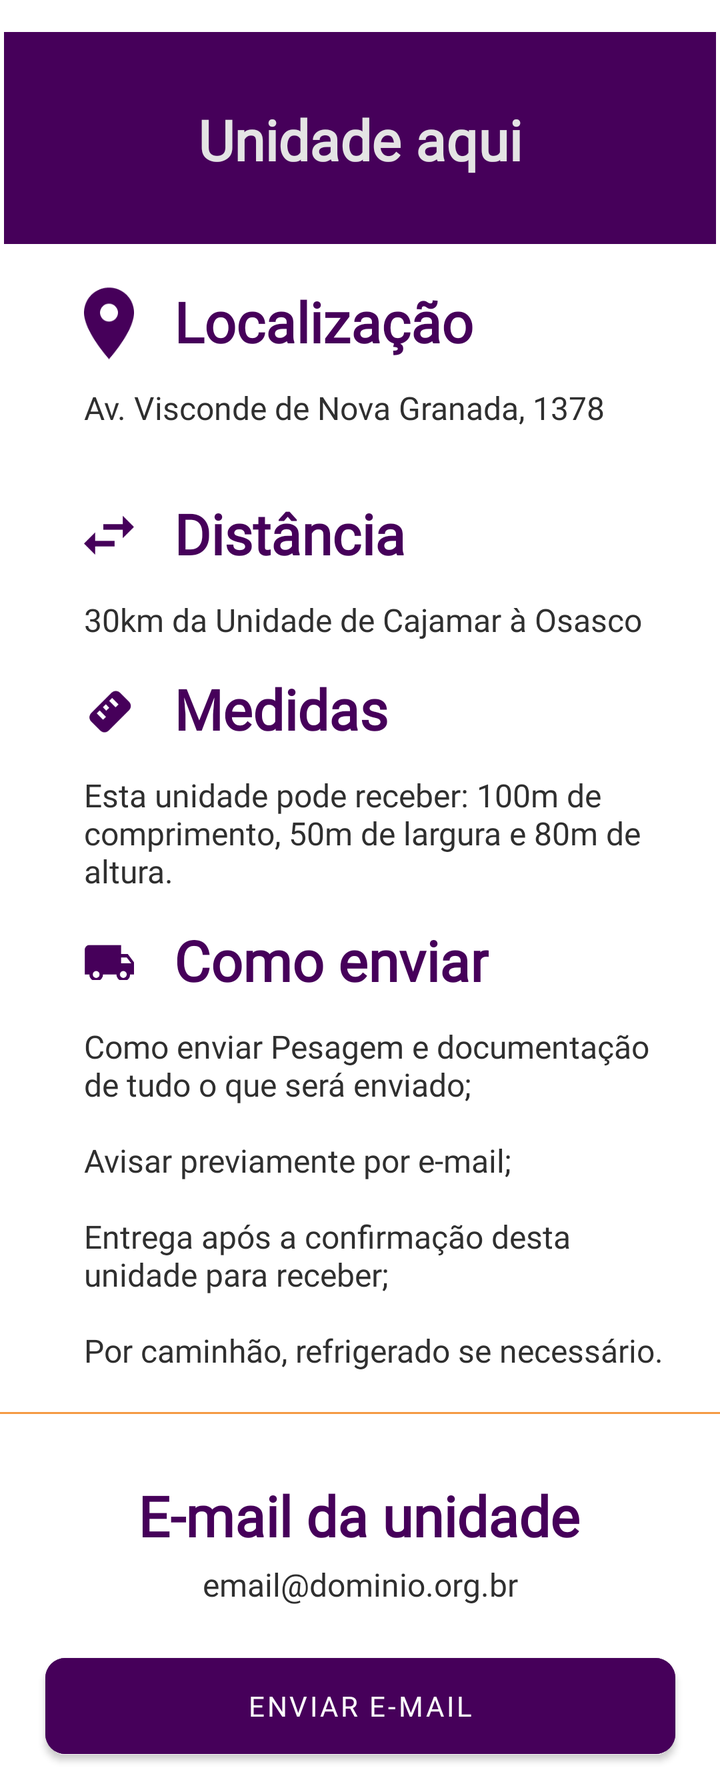
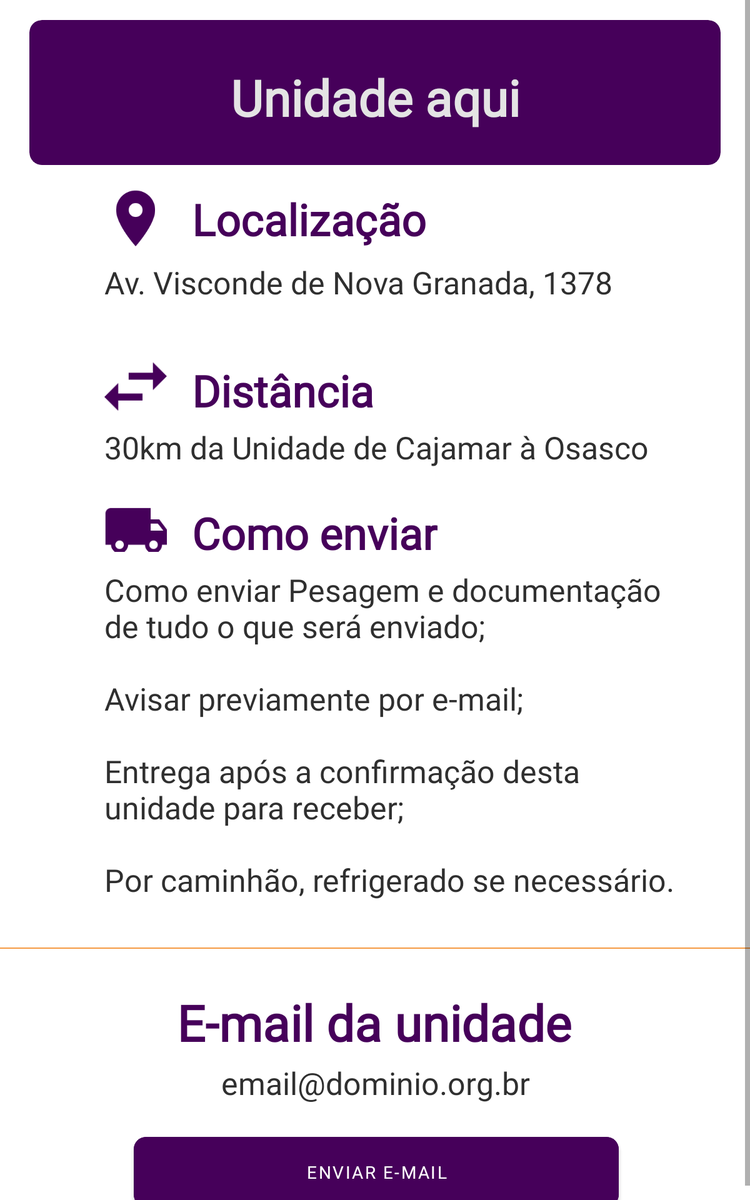

An Android layout and its configuration variant, each rendered on a device that would load it. The default file and the variant file are quoted in full after the pictures.
<!-- AndroidManifest.xml: application theme Theme.AppFluxar -->
<!-- res/layout/fragment_navigation_unit_details.xml -->
<?xml version="1.0" encoding="utf-8"?>
<ScrollView xmlns:android="http://schemas.android.com/apk/res/android"
    xmlns:tools="http://schemas.android.com/tools"
    xmlns:app="http://schemas.android.com/apk/res-auto"
    android:layout_width="match_parent"
    android:layout_height="match_parent"
    tools:context=".ui.fragment.NavigationUnitDetails">

    <androidx.constraintlayout.widget.ConstraintLayout
        android:layout_width="match_parent"
        android:layout_height="match_parent">

        <ProgressBar
            android:id="@+id/loadingProgress"
            android:layout_width="wrap_content"
            android:layout_height="wrap_content"
            android:layout_marginTop="200dp"
            android:visibility="gone"
            app:layout_constraintEnd_toEndOf="parent"
            app:layout_constraintStart_toStartOf="parent"
            app:layout_constraintTop_toTopOf="parent" />

        <TextView
            android:id="@+id/loadingText"
            android:layout_width="wrap_content"
            android:layout_height="wrap_content"
            android:layout_marginTop="16dp"
            android:text="Carregando informações da unidade..."
            android:visibility="gone"
            app:layout_constraintEnd_toEndOf="parent"
            app:layout_constraintStart_toStartOf="parent"
            app:layout_constraintTop_toBottomOf="@+id/loadingProgress" />

        <LinearLayout
            android:id="@+id/errorLayout"
            android:layout_width="match_parent"
            android:layout_height="wrap_content"
            android:layout_margin="32dp"
            android:orientation="vertical"
            android:gravity="center"
            android:visibility="gone"
            app:layout_constraintBottom_toBottomOf="parent"
            app:layout_constraintEnd_toEndOf="parent"
            app:layout_constraintStart_toStartOf="parent"
            app:layout_constraintTop_toTopOf="parent">

            <TextView
                android:id="@+id/errorText"
                android:layout_width="match_parent"
                android:layout_height="wrap_content"
                android:text="Erro ao carregar informações"
                android:textAlignment="center"
                android:textColor="@android:color/holo_red_dark"
                android:textSize="16sp"
                android:layout_marginBottom="16dp" />

            <Button
                android:id="@+id/retryButton"
                android:layout_width="wrap_content"
                android:layout_height="wrap_content"
                android:text="Tentar Novamente" />

        </LinearLayout>

        <TextView
            android:id="@+id/locationText"
            android:layout_width="291dp"
            android:layout_height="40dp"
            android:layout_marginTop="12dp"
            android:fontFamily="@font/roboto"
            android:text="Av. Visconde de Nova Granada, 1378"
            android:textColor="@color/preto"
            android:textSize="16dp"
            app:layout_constraintStart_toStartOf="@+id/locationIcon"
            app:layout_constraintTop_toBottomOf="@+id/locationIcon" />

        <TextView
            android:id="@+id/locationTitle"
            android:layout_width="wrap_content"
            android:layout_height="wrap_content"
            android:layout_marginStart="20dp"
            android:fontFamily="@font/montserrat_bold"
            android:text="Localização"
            android:textColor="@color/roxo_principal"
            android:textSize="28dp"
            android:textStyle="bold"
            app:layout_constraintStart_toEndOf="@+id/locationIcon"
            app:layout_constraintTop_toTopOf="@+id/locationIcon" />

        <ImageView
            android:id="@+id/locationIcon"
            android:layout_width="25dp"
            android:layout_height="39dp"
            android:layout_marginStart="40dp"
            android:layout_marginTop="20dp"
            android:src="@drawable/location_icon"
            app:layout_constraintStart_toStartOf="@+id/quadradoUnidade"
            app:layout_constraintTop_toBottomOf="@+id/quadradoUnidade" />

        <com.google.android.material.card.MaterialCardView
            android:id="@+id/quadradoUnidade"
            android:layout_width="356dp"
            android:layout_height="106dp"
            android:layout_margin="16dp"
            android:layout_marginTop="36dp"
            android:backgroundTint="@color/roxo_principal"
            app:cardCornerRadius="0dp"
            app:cardPreventCornerOverlap="false"
            app:cardElevation="0dp"
            app:shapeAppearanceOverlay="@style/TopRoundedCard"
            app:layout_constraintEnd_toEndOf="parent"
            app:layout_constraintStart_toStartOf="parent"
            app:layout_constraintTop_toTopOf="parent"/>

        <TextView
            android:id="@+id/unitName"
            android:layout_width="wrap_content"
            android:layout_height="wrap_content"
            android:layout_marginTop="35dp"
            android:fontFamily="@font/montserrat_bold"
            android:text="Unidade aqui"
            android:textColor="@color/cinza_claro"
            android:textSize="28dp"
            android:textStyle="bold"
            app:layout_constraintEnd_toEndOf="@+id/quadradoUnidade"
            app:layout_constraintStart_toStartOf="@+id/quadradoUnidade"
            app:layout_constraintTop_toTopOf="@+id/quadradoUnidade" />

        <ImageView
            android:id="@+id/distanceIcon"
            android:layout_width="25dp"
            android:layout_height="39dp"
            android:layout_marginTop="15dp"
            android:src="@drawable/distance_icon"
            app:layout_constraintStart_toStartOf="@+id/locationText"
            app:layout_constraintTop_toBottomOf="@+id/locationText" />

        <TextView
            android:id="@+id/distanceTitle"
            android:layout_width="wrap_content"
            android:layout_height="wrap_content"
            android:layout_marginStart="20dp"
            android:fontFamily="@font/montserrat_bold"
            android:text="Distância"
            android:textColor="@color/roxo_principal"
            android:textSize="28dp"
            android:textStyle="bold"
            app:layout_constraintStart_toEndOf="@+id/distanceIcon"
            app:layout_constraintTop_toTopOf="@+id/distanceIcon" />

        <TextView
            android:id="@+id/distanceText"
            android:layout_width="290dp"
            android:layout_height="wrap_content"
            android:layout_marginTop="12dp"
            android:fontFamily="@font/roboto"
            android:text="30km da Unidade de Cajamar à Osasco"
            android:textColor="@color/preto"
            android:textSize="16dp"
            app:layout_constraintStart_toStartOf="@+id/distanceIcon"
            app:layout_constraintTop_toBottomOf="@+id/distanceIcon" />

        <ImageView
            android:id="@+id/measuresIcon"
            android:layout_width="25dp"
            android:layout_height="39dp"
            android:layout_marginTop="15dp"
            android:src="@drawable/measures_icon"
            app:layout_constraintStart_toStartOf="@+id/distanceText"
            app:layout_constraintTop_toBottomOf="@+id/distanceText" />

        <TextView
            android:id="@+id/measuresTitle"
            android:layout_width="wrap_content"
            android:layout_height="wrap_content"
            android:layout_marginStart="20dp"
            android:fontFamily="@font/montserrat_bold"
            android:text="Medidas"
            android:textColor="@color/roxo_principal"
            android:textSize="28dp"
            android:textStyle="bold"
            app:layout_constraintStart_toEndOf="@+id/measuresIcon"
            app:layout_constraintTop_toTopOf="@+id/measuresIcon" />

        <TextView
            android:id="@+id/measuresText"
            android:layout_width="290dp"
            android:layout_height="wrap_content"
            android:layout_marginTop="12dp"
            android:fontFamily="@font/roboto"
            android:text="Esta unidade pode receber: 100m de comprimento, 50m de largura e 80m de altura."
            android:textColor="@color/preto"
            android:textSize="16dp"
            app:layout_constraintStart_toStartOf="@+id/measuresIcon"
            app:layout_constraintTop_toBottomOf="@+id/measuresIcon" />

        <ImageView
            android:id="@+id/truckIcon"
            android:layout_width="25dp"
            android:layout_height="39dp"
            android:layout_marginTop="15dp"
            android:src="@drawable/truck_icon"
            app:layout_constraintStart_toStartOf="@+id/measuresText"
            app:layout_constraintTop_toBottomOf="@+id/measuresText" />

        <TextView
            android:id="@+id/truckTitle"
            android:layout_width="wrap_content"
            android:layout_height="wrap_content"
            android:layout_marginStart="20dp"
            android:fontFamily="@font/montserrat_bold"
            android:text="Como enviar"
            android:textColor="@color/roxo_principal"
            android:textSize="28dp"
            android:textStyle="bold"
            app:layout_constraintStart_toEndOf="@+id/truckIcon"
            app:layout_constraintTop_toTopOf="@+id/truckIcon" />

        <TextView
            android:id="@+id/truckText"
            android:layout_width="290dp"
            android:layout_height="wrap_content"
            android:layout_marginTop="12dp"
            android:fontFamily="@font/roboto"
            android:text="Como enviar Pesagem e documentação de tudo o que será enviado;
            \n\nAvisar previamente por e-mail;
            \n\nEntrega após a confirmação desta unidade para receber;
            \n\nPor caminhão, refrigerado se necessário."
            android:textColor="@color/preto"
            android:textSize="16dp"
            app:layout_constraintStart_toStartOf="@+id/truckIcon"
            app:layout_constraintTop_toBottomOf="@+id/truckIcon" />

        <View
            android:id="@+id/divider"
            android:layout_width="match_parent"
            android:layout_height="1dp"
            android:layout_marginTop="20dp"
            android:background="@color/laranja_principal"
            app:layout_constraintEnd_toEndOf="parent"
            app:layout_constraintStart_toStartOf="parent"
            app:layout_constraintTop_toBottomOf="@id/truckText" />

        <TextView
            android:id="@+id/emailTitle"
            android:layout_width="wrap_content"
            android:layout_height="wrap_content"
            android:layout_marginTop="32dp"
            android:fontFamily="@font/montserrat_bold"
            android:text="E-mail da unidade"
            android:textColor="@color/roxo_principal"
            android:textSize="28dp"
            android:textStyle="bold"
            app:layout_constraintEnd_toEndOf="parent"
            app:layout_constraintHorizontal_bias="0.497"
            app:layout_constraintStart_toStartOf="parent"
            app:layout_constraintTop_toBottomOf="@id/divider" />

        <TextView
            android:id="@+id/emailText"
            android:layout_width="300dp"
            android:layout_height="wrap_content"
            android:layout_marginTop="5dp"
            android:fontFamily="@font/roboto"
            android:text="email@dominio.org.br"
            android:textAlignment="center"
            android:textColor="@color/preto"
            android:textSize="16dp"
            app:layout_constraintEnd_toEndOf="parent"
            app:layout_constraintStart_toStartOf="parent"
            app:layout_constraintTop_toBottomOf="@+id/emailTitle" />

        <Button
            android:id="@+id/btEnviarEmail"
            android:layout_width="315dp"
            android:layout_height="60dp"
            android:layout_marginTop="20dp"
            android:layout_marginBottom="10dp"
            android:backgroundTint="@color/roxo_principal"
            android:fontFamily="@font/roboto_bold"
            android:text="Enviar e-mail"
            android:textColor="#FFFFFF"
            app:cornerRadius="10dp"
            app:layout_constraintBottom_toBottomOf="parent"
            app:layout_constraintEnd_toEndOf="parent"
            app:layout_constraintHorizontal_bias="0.504"
            app:layout_constraintStart_toStartOf="parent"
            app:layout_constraintTop_toBottomOf="@+id/emailText" />

    </androidx.constraintlayout.widget.ConstraintLayout>
</ScrollView>
<!-- resources referenced by this layout -->
<resources>
  <color name="cinza_claro">#E4E4E4</color>
  <color name="laranja_principal">#F59A44</color>
  <color name="preto">#2F2F2F</color>
  <color name="roxo_principal">#46005A</color>
  <!-- drawable distance_icon: png bitmap (drawable, 737 bytes) -->
  <!-- drawable location_icon: png bitmap (drawable, 2327 bytes) -->
  <!-- drawable measures_icon: png bitmap (drawable, 5783 bytes) -->
  <!-- drawable truck_icon: png bitmap (drawable, 1218 bytes) -->
  <style name="TopRoundedCard" parent="">
          <item name="cornerFamily">rounded</item>
          <item name="cornerSizeTopLeft">10dp</item>
          <item name="cornerSizeTopRight">10dp</item>
          <item name="cornerSizeBottomLeft">0dp</item>
          <item name="cornerSizeBottomRight">0dp</item>
      </style>
  <style name="Theme.AppFluxar" parent="Theme.MaterialComponents.DayNight.DarkActionBar">
          
          <item name="colorPrimary">@color/roxo_principal</item>
          <item name="colorPrimaryVariant">@color/roxo_principal</item>
          <item name="colorOnPrimary">@color/laranja_principal</item>
          
          <item name="colorSecondary">@color/laranja_principal</item>
          <item name="colorSecondaryVariant">@color/laranja_secundario</item>
          <item name="colorOnSecondary">@color/preto</item>
          
          <item name="android:statusBarColor">@color/roxo_principal</item>
          
      </style>
  <color name="laranja_secundario">#FDEDDD</color>
</resources>
<!-- res/layout-sw600dp/fragment_navigation_unit_details.xml (the repository's variant of the layout above) -->
<!-- drawn on a 7-inch tablet held upright -->
<?xml version="1.0" encoding="utf-8"?>
<androidx.constraintlayout.widget.ConstraintLayout xmlns:android="http://schemas.android.com/apk/res/android"
    xmlns:tools="http://schemas.android.com/tools"
    xmlns:app="http://schemas.android.com/apk/res-auto"
    android:layout_width="match_parent"
    android:layout_height="match_parent"
    tools:context=".ui.fragment.UnitDetails">

    <LinearLayout
        android:id="@+id/unitLoadingLayout"
        android:layout_width="match_parent"
        android:layout_height="match_parent"
        android:gravity="center"
        android:orientation="vertical"
        android:background="@android:color/white"
        android:visibility="gone">

        <ProgressBar
            android:id="@+id/unitLoadingProgress"
            android:layout_width="wrap_content"
            android:layout_height="wrap_content"
            android:indeterminateTint="@color/roxo_principal" />

        <TextView
            android:id="@+id/unitLoadingText"
            android:layout_width="wrap_content"
            android:layout_height="wrap_content"
            android:layout_marginTop="16dp"
            android:text="Carregando informações da unidade..."
            android:textColor="@color/roxo_principal"
            android:textSize="16sp" />
    </LinearLayout>

    <LinearLayout
        android:id="@+id/unitErrorLayout"
        android:layout_width="match_parent"
        android:layout_height="match_parent"
        android:gravity="center"
        android:orientation="vertical"
        android:background="@android:color/white"
        android:visibility="gone">

        <TextView
            android:layout_width="wrap_content"
            android:layout_height="wrap_content"
            android:text="❌"
            android:textSize="48sp" />

        <TextView
            android:id="@+id/unitErrorText"
            android:layout_width="300dp"
            android:layout_height="wrap_content"
            android:layout_marginTop="16dp"
            android:text="Erro ao carregar informações da unidade"
            android:textAlignment="center"
            android:textColor="@android:color/holo_red_dark"
            android:textSize="16sp" />

        <Button
            android:id="@+id/unitRetryButton"
            android:layout_width="wrap_content"
            android:layout_height="wrap_content"
            android:layout_marginTop="16dp"
            android:text="Tentar novamente"
            android:backgroundTint="@color/roxo_principal" />
    </LinearLayout>

    <ScrollView
        android:id="@+id/unitContentLayout"
        android:layout_width="match_parent"
        android:layout_height="match_parent"
        android:fillViewport="true"
        android:visibility="visible"
        app:layout_constraintBottom_toBottomOf="parent"
        app:layout_constraintEnd_toEndOf="parent"
        app:layout_constraintStart_toStartOf="parent"
        app:layout_constraintTop_toTopOf="parent">

        <androidx.constraintlayout.widget.ConstraintLayout
            android:layout_width="match_parent"
            android:layout_height="match_parent">

            <TextView
                android:id="@+id/locationText"
                android:layout_width="482dp"
                android:layout_height="65dp"
                android:layout_marginTop="12dp"
                android:fontFamily="@font/roboto"
                android:text="Av. Visconde de Nova Granada, 1378"
                android:textColor="@color/preto"
                android:textSize="25dp"
                app:layout_constraintStart_toStartOf="@+id/locationIcon"
                app:layout_constraintTop_toBottomOf="@+id/locationIcon" />

            <TextView
                android:id="@+id/locationTitle"
                android:layout_width="wrap_content"
                android:layout_height="wrap_content"
                android:layout_marginStart="20dp"
                android:fontFamily="@font/montserrat_bold"
                android:text="Localização"
                android:textColor="@color/roxo_principal"
                android:textSize="35dp"
                android:textStyle="bold"
                app:layout_constraintStart_toEndOf="@+id/locationIcon"
                app:layout_constraintTop_toTopOf="@+id/locationIcon" />

            <ImageView
                android:id="@+id/locationIcon"
                android:layout_width="50dp"
                android:layout_height="45dp"
                android:layout_marginStart="60dp"
                android:layout_marginTop="20dp"
                android:src="@drawable/location_icon"
                app:layout_constraintStart_toStartOf="@+id/quadradoUnidade"
                app:layout_constraintTop_toBottomOf="@+id/quadradoUnidade" />

            <com.google.android.material.card.MaterialCardView
                android:id="@+id/quadradoUnidade"
                android:layout_width="553dp"
                android:layout_height="116dp"
                android:layout_margin="16dp"
                android:layout_marginTop="36dp"
                android:backgroundTint="@color/roxo_principal"
                app:cardCornerRadius="10dp"
                app:cardElevation="0dp"
                app:cardPreventCornerOverlap="false"
                app:layout_constraintEnd_toEndOf="parent"
                app:layout_constraintStart_toStartOf="parent"
                app:layout_constraintTop_toTopOf="parent"
                app:shapeAppearanceOverlay="@style/TopRoundedCard" />

            <TextView
                android:id="@+id/unitName"
                android:layout_width="wrap_content"
                android:layout_height="wrap_content"
                android:layout_marginTop="35dp"
                android:fontFamily="@font/montserrat_bold"
                android:text="Unidade aqui"
                android:textColor="@color/cinza_claro"
                android:textSize="40dp"
                android:textStyle="bold"
                app:layout_constraintEnd_toEndOf="@+id/quadradoUnidade"
                app:layout_constraintStart_toStartOf="@+id/quadradoUnidade"
                app:layout_constraintTop_toTopOf="@+id/quadradoUnidade" />

            <ImageView
                android:id="@+id/distanceIcon"
                android:layout_width="50dp"
                android:layout_height="40dp"
                android:layout_marginTop="15dp"
                android:src="@drawable/distance_icon"
                app:layout_constraintStart_toStartOf="@+id/locationText"
                app:layout_constraintTop_toBottomOf="@+id/locationText" />

            <TextView
                android:id="@+id/distanceTitle"
                android:layout_width="wrap_content"
                android:layout_height="wrap_content"
                android:layout_marginStart="20dp"
                android:fontFamily="@font/montserrat_bold"
                android:text="Distância"
                android:textColor="@color/roxo_principal"
                android:textSize="35dp"
                android:textStyle="bold"
                app:layout_constraintStart_toEndOf="@+id/distanceIcon"
                app:layout_constraintTop_toTopOf="@+id/distanceIcon" />

            <TextView
                android:id="@+id/distanceText"
                android:layout_width="480dp"
                android:layout_height="47dp"
                android:layout_marginTop="12dp"
                android:fontFamily="@font/roboto"
                android:text="30km da Unidade de Cajamar à Osasco"
                android:textColor="@color/preto"
                android:textSize="25dp"
                app:layout_constraintStart_toStartOf="@+id/distanceIcon"
                app:layout_constraintTop_toBottomOf="@+id/distanceIcon" />

            <ImageView
                android:id="@+id/truckIcon"
                android:layout_width="50dp"
                android:layout_height="40dp"
                android:layout_marginTop="15dp"
                android:src="@drawable/truck_icon"
                app:layout_constraintStart_toStartOf="@+id/distanceText"
                app:layout_constraintTop_toBottomOf="@+id/distanceText" />

            <TextView
                android:id="@+id/truckTitle"
                android:layout_width="wrap_content"
                android:layout_height="wrap_content"
                android:layout_marginStart="20dp"
                android:fontFamily="@font/montserrat_bold"
                android:text="Como enviar"
                android:textColor="@color/roxo_principal"
                android:textSize="35dp"
                android:textStyle="bold"
                app:layout_constraintStart_toEndOf="@+id/truckIcon"
                app:layout_constraintTop_toTopOf="@+id/truckIcon" />

            <TextView
                android:id="@+id/truckText"
                android:layout_width="471dp"
                android:layout_height="303dp"
                android:layout_marginTop="12dp"
                android:fontFamily="@font/roboto"
                android:text="Como enviar Pesagem e documentação de tudo o que será enviado;
                \n\nAvisar previamente por e-mail;
                \n\nEntrega após a confirmação desta unidade para receber;
                \n\nPor caminhão, refrigerado se necessário."
                android:textColor="@color/preto"
                android:textSize="25dp"
                app:layout_constraintStart_toStartOf="@+id/truckIcon"
                app:layout_constraintTop_toBottomOf="@+id/truckIcon" />

            <View
                android:id="@+id/divider"
                android:layout_width="match_parent"
                android:layout_height="1dp"
                android:background="@color/laranja_principal"
                app:layout_constraintEnd_toEndOf="parent"
                app:layout_constraintHorizontal_bias="0.0"
                app:layout_constraintStart_toStartOf="parent"
                app:layout_constraintTop_toBottomOf="@id/truckText" />

            <TextView
                android:id="@+id/emailTitle"
                android:layout_width="wrap_content"
                android:layout_height="wrap_content"
                android:layout_marginTop="32dp"
                android:fontFamily="@font/montserrat_bold"
                android:text="E-mail da unidade"
                android:textColor="@color/roxo_principal"
                android:textSize="40dp"
                android:textStyle="bold"
                app:layout_constraintEnd_toEndOf="parent"
                app:layout_constraintHorizontal_bias="0.497"
                app:layout_constraintStart_toStartOf="parent"
                app:layout_constraintTop_toBottomOf="@id/divider" />

            <TextView
                android:id="@+id/emailText"
                android:layout_width="368dp"
                android:layout_height="34dp"
                android:layout_marginTop="5dp"
                android:fontFamily="@font/roboto"
                android:text="email@dominio.org.br"
                android:textAlignment="center"
                android:textColor="@color/preto"
                android:textSize="25dp"
                app:layout_constraintEnd_toEndOf="parent"
                app:layout_constraintStart_toStartOf="parent"
                app:layout_constraintTop_toBottomOf="@+id/emailTitle" />

            <Button
                android:id="@+id/btEnviarEmail"
                android:layout_width="388dp"
                android:layout_height="68dp"
                android:layout_marginTop="20dp"
                android:backgroundTint="@color/roxo_principal"
                android:fontFamily="@font/roboto_bold"
                android:text="Enviar e-mail"
                android:textColor="#FFFFFF"
                app:cornerRadius="10dp"
                app:layout_constraintEnd_toEndOf="parent"
                app:layout_constraintHorizontal_bias="0.504"
                app:layout_constraintStart_toStartOf="parent"
                app:layout_constraintTop_toBottomOf="@+id/emailText" />

        </androidx.constraintlayout.widget.ConstraintLayout>
    </ScrollView>
</androidx.constraintlayout.widget.ConstraintLayout>
<!-- resources referenced by the variant -->
<!-- as a 7-inch tablet held upright resolves them -->
<resources>
  <color name="cinza_claro">#E4E4E4</color>
  <color name="laranja_principal">#F59A44</color>
  <color name="preto">#2F2F2F</color>
  <color name="roxo_principal">#46005A</color>
  <!-- drawable distance_icon: png bitmap (drawable, 737 bytes) -->
  <!-- drawable location_icon: png bitmap (drawable, 2327 bytes) -->
  <!-- drawable truck_icon: png bitmap (drawable, 1218 bytes) -->
  <style name="TopRoundedCard" parent="">
          <item name="cornerFamily">rounded</item>
          <item name="cornerSizeTopLeft">10dp</item>
          <item name="cornerSizeTopRight">10dp</item>
          <item name="cornerSizeBottomLeft">0dp</item>
          <item name="cornerSizeBottomRight">0dp</item>
      </style>
  <style name="Theme.AppFluxar" parent="Theme.MaterialComponents.DayNight.DarkActionBar">
          
          <item name="colorPrimary">@color/roxo_principal</item>
          <item name="colorPrimaryVariant">@color/roxo_principal</item>
          <item name="colorOnPrimary">@color/laranja_principal</item>
          
          <item name="colorSecondary">@color/laranja_principal</item>
          <item name="colorSecondaryVariant">@color/laranja_secundario</item>
          <item name="colorOnSecondary">@color/preto</item>
          
          <item name="android:statusBarColor">@color/roxo_principal</item>
          
      </style>
  <color name="laranja_secundario">#FDEDDD</color>
</resources>
